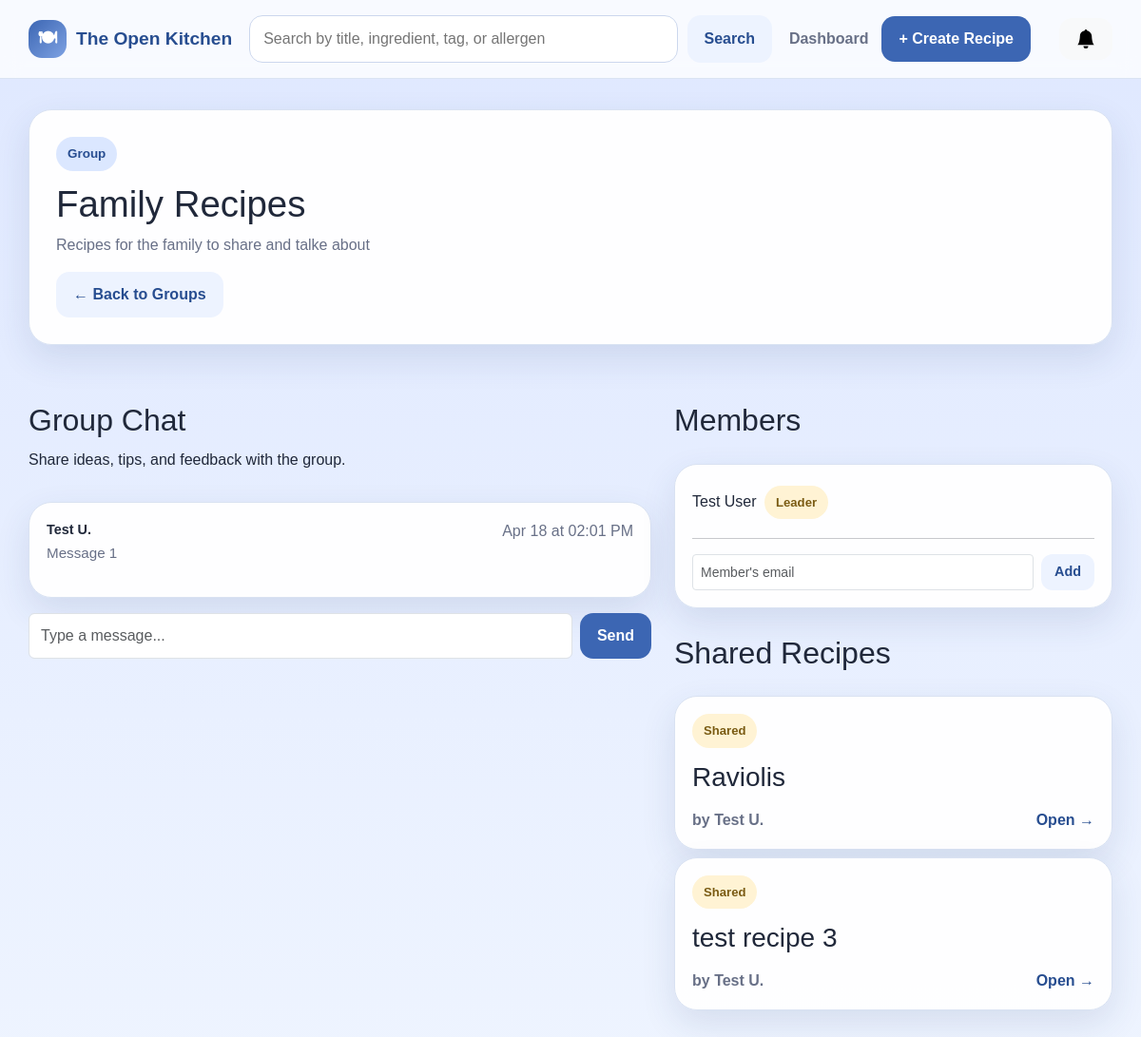
Screenshot of /groups/1 with the database file from the repository.
### app/models.py (models this page shows)
class Group(db.Model):
    __tablename__ = 'groups'
    id = db.Column(db.Integer, primary_key=True)
    leaderID = db.Column(db.Integer, db.ForeignKey('users.id'), nullable=False)
    name = db.Column(db.String(100), nullable=False)
    description = db.Column(db.Text)
    dateCreated = db.Column(db.DateTime, nullable=False)
    members = db.relationship('GroupMember', backref='group', lazy=True)
    messages = db.relationship('GroupMessage', backref='group', lazy=True)

class GroupMessage(db.Model):
    __tablename__ = 'group_messages'
    id = db.Column(db.Integer, primary_key=True)
    groupID = db.Column(db.Integer, db.ForeignKey('groups.id'), nullable=False)
    senderID = db.Column(db.Integer, db.ForeignKey('users.id'), nullable=False)
    content = db.Column(db.Text, nullable=False)
    dateSent = db.Column(db.DateTime, nullable=False)
    sender = db.relationship('User', foreign_keys=[senderID])

class User(db.Model):
    __tablename__ = 'users'
    id = db.Column(db.Integer, primary_key=True)
    firstName = db.Column(db.String(50), nullable=False)
    lastName = db.Column(db.String(50), nullable=False)
    email = db.Column(db.String(100), unique=True, nullable=False)
    password = db.Column(db.String(255), nullable=False)
    role = db.Column(db.String(20), nullable=False, default='contributor')
    isActive = db.Column(db.Boolean, default=True)
    dateCreated = db.Column(db.DateTime, nullable=False, default=datetime.now)
    recipes = db.relationship('Recipe', backref='author', lazy=True)

class GroupMember(db.Model):
    __tablename__ = 'group_members'
    id = db.Column(db.Integer, primary_key=True)
    groupID = db.Column(db.Integer, db.ForeignKey('groups.id'), nullable=False)
    userID = db.Column(db.Integer, db.ForeignKey('users.id'), nullable=False)
    dateJoined = db.Column(db.DateTime, nullable=False)
    user = db.relationship('User', backref='memberships', lazy=True)

class GroupRecipe(db.Model):
    __tablename__ = 'group_recipes'
    id = db.Column(db.Integer, primary_key=True)
    groupID = db.Column(db.Integer, db.ForeignKey('groups.id'), nullable=False)
    recipeID = db.Column(db.Integer, db.ForeignKey('recipes.id'), nullable=False)
    sharedByID = db.Column(db.Integer, db.ForeignKey('users.id'), nullable=False)
    dateSaved = db.Column(db.DateTime, nullable=False)
    recipe = db.relationship('Recipe', foreign_keys=[recipeID])
    sharedBy = db.relationship('User', foreign_keys=[sharedByID])

class Recipe(db.Model):
    __tablename__ = 'recipes'
    id = db.Column(db.Integer, primary_key=True)
    authorID = db.Column(db.Integer, db.ForeignKey('users.id'), nullable=False)
    title = db.Column(db.String(150), nullable=False)
    description = db.Column(db.Text, nullable=True)
    instructions = db.Column(db.Text, nullable=False)
    forkedFrom = db.Column(db.Integer, db.ForeignKey('recipes.id'), nullable=True)
    baseServings = db.Column(db.Integer, nullable=False)
    prepTime = db.Column(db.Integer, nullable=True)
    cookTime = db.Column(db.Integer, nullable=True)
    dateCreated = db.Column(db.DateTime, nullable=False, default=datetime.now)
    ingredients = db.relationship('Ingredient', backref='recipe', lazy=True, cascade='all, delete-orphan')
    categories = db.relationship('RecipeCategory', backref='recipe', lazy=True, cascade='all, delete-orphan')
    dietary_tags = db.relationship('RecipeDietaryTag', backref='recipe', lazy=True, cascade='all, delete-orphan')
    allergens = db.relationship('RecipeAllergen', backref='recipe', lazy=True, cascade='all, delete-orphan')

### app/routes.py (the view)
@app.route('/groups/<int:group_id>')
def view_group(group_id):
    group = Group.query.get_or_404(group_id)
    messages = GroupMessage.query.filter_by(groupID=group_id).order_by(GroupMessage.dateSent).all()
    shared_recipes = GroupRecipe.query.filter_by(groupID=group_id).all()
    members = GroupMember.query.filter_by(groupID=group_id).all()
    notifications = _get_notifications()
    has_unread = any(not n.isRead for n in notifications)
    return render_template('groups/view.html', group=group, messages=messages,
                           shared_recipes=shared_recipes, members=members,
                           notifications=notifications, has_unread=has_unread)

### app/routes.py (called while the page is built)
def _get_notifications():
    return Notification.query.filter_by(userID=DEMO_USER_ID).order_by(Notification.dateCreated.desc()).all()

### app/templates/groups/view.html (shortened to what this page needs)
{% extends "base.html" %}
{% block content %}
<section class="hero-card">
    <div>
        <span class="eyebrow">Group</span>
        <h1>{{ group.name }}</h1>
        <p class="hero-copy">{{ group.description or 'No description provided.' }}</p>
        <div class="hero-actions">
            <a href="{{ url_for('my_groups') }}" class="btn btn-secondary">← Back to Groups</a>
        </div>
    </div>
</section>
<div class="row g-4 mt-2">
    <div class="col-md-7">
        <section class="section-head">
            <div>
                <h2>Group Chat</h2>
                <p>Share ideas, tips, and feedback with the group.</p>
            </div>
        </section>
        <article class="recipe-card mb-3" style="max-height: 400px; overflow-y: auto;" id="chatBox">
            {% if messages %}
                {% for msg in messages %}
                <div class="mb-3">
                    <div class="d-flex justify-content-between">
                        <span class="fw-semibold" style="font-size: .9rem;">
                            {{ msg.sender.firstName }} {{ msg.sender.lastName[0] }}.
                        </span>
                        <span class="muted-small">{{ msg.dateSent.strftime('%b %d at %I:%M %p') }}</span>
                    </div>
                    <p class="mb-0" style="font-size: .95rem;">{{ msg.content }}</p>
                </div>
                {% endfor %}
            {% else %}
                <p class="text-muted">No messages yet. Start the conversation!</p>
            {% endif %}
        </article>
        <form method="POST" action="{{ url_for('send_message', group_id=group.id) }}">
            <div class="d-flex gap-2">
                <input type="text" name="content" class="form-control" placeholder="Type a message..." required>
                <button type="submit" class="btn btn-primary">Send</button>
            </div>
        </form>
    </div>
    <div class="col-md-5">
        <section class="section-head">
            <div>
                <h2>Members</h2>
            </div>
        </section>
        <article class="recipe-card mb-4">
            {% for m in members %}
            <div class="d-flex align-items-center justify-content-between py-1">
                <span>{{ m.user.firstName }} {{ m.user.lastName }}
                    {% if m.userID == group.leaderID %}
                    <span class="mini-pill ms-1">Leader</span>
                    {% endif %}
                </span>
            </div>
            {% endfor %}
            {% if group.leaderID == 1 %}
            <hr>
            <form method="POST" action="{{ url_for('add_member', group_id=group.id) }}" class="d-flex gap-2 mt-2">
                <input type="email" name="email" class="form-control form-control-sm" placeholder="Member's email">
                <button type="submit" class="btn btn-secondary btn-sm">Add</button>
            </form>
            {% endif %}
        </article>
        <section class="section-head">
            <div>
                <h2>Shared Recipes</h2>
            </div>
        </section>
        {% if shared_recipes %}
        <div>
            {% for gr in shared_recipes %}
            <div class="recipe-card-wrap mb-2">
                <a href="{{ url_for('view_recipe', recipe_id=gr.recipe.id) }}" class="recipe-card-link">
                    <article class="recipe-card">
                        <div class="recipe-card-top">
                            <span class="mini-pill">Shared</span>
                        </div>
                        <h3>{{ gr.recipe.title }}</h3>
                        <div class="recipe-card-footer">
                            <span class="muted-small">by {{ gr.sharedBy.firstName }} {{ gr.sharedBy.lastName[0] }}.</span>
                            <span>Open →</span>
                        </div>
                    </article>
                </a>
            </div>
            {% endfor %}
        </div>
        {% else %}
        <article class="recipe-card">
            <p class="text-muted mb-0">No recipes shared yet.</p>
        </article>
        {% endif %}
    </div>
</div>
{% endblock %}

### app/static/style.css (style rules this page uses)
:root { --bg-top: #dfe8ff; --bg-bottom: #eef4ff; --surface: rgba(255, 255, 255, 0.96); --surface-strong: #ffffff; --primary: #3c66b3; --primary-dark: #274d90; --accent: #f4c15d; --text: #20283a; --muted: #687087; --line: #d9e2f2; --shadow: 0 14px 36px rgba(40, 62, 113, 0.12); --radius-lg: 24px; --radius-md: 18px; --radius-sm: 12px; }
* { box-sizing: border-box; }
html, body { margin: 0; padding: 0; }
body { font-family: Arial, Helvetica, sans-serif; color: var(--text); background: linear-gradient(180deg, var(--bg-top) 0%, var(--bg-bottom) 100%); }
a { color: inherit; text-decoration: none; }
.searchbar input, input, select, textarea { width: 100%; padding: 12px 14px; border: 1px solid #ccd7ed; border-radius: 14px; font: inherit; background: white; }
.btn { display: inline-flex; align-items: center; justify-content: center; gap: 8px; border: 0; border-radius: 14px; padding: 12px 18px; font-weight: 700; cursor: pointer; }
.btn-primary { background: var(--primary); color: white; }
.btn-secondary { background: #edf3ff; color: var(--primary-dark); }
.hero-card, .recipe-card, .form-card, .panel-card, .empty-state, .alert, .stat-card { background: var(--surface); border: 1px solid var(--line); border-radius: var(--radius-lg); box-shadow: var(--shadow); }
.hero-card { display: grid; grid-template-columns: 1.2fr .8fr; gap: 24px; padding: 28px; }
.eyebrow { display: inline-block; padding: 8px 12px; border-radius: 999px; background: #dbe7ff; color: var(--primary-dark); font-size: .84rem; font-weight: 700; margin-bottom: 14px; }
h1, h2, h3 { margin: 0 0 10px; }
.hero-card h1 { font-size: 2.4rem; line-height: 1.1; }
.hero-copy, .lead, .helper, .muted-small { color: var(--muted); }
.hero-actions, .pill-row, .form-actions { display: flex; gap: 12px; flex-wrap: wrap; }
.section-head { display: flex; align-items: end; justify-content: space-between; gap: 16px; margin: 28px 0 16px; }
.recipe-card-link { display: block; }
.recipe-card { padding: 18px; transition: transform .16s ease, box-shadow .16s ease; }
.recipe-card-top, .content-grid { display: flex; justify-content: space-between; gap: 12px; }
.recipe-card h3 { margin-top: 14px; }
.recipe-card p { margin: 0 0 14px; color: var(--muted); }
.recipe-card-footer { margin-top: 16px; font-weight: 700; color: var(--primary-dark); }
.pill, .mini-pill { display: inline-flex; align-items: center; gap: 6px; border-radius: 999px; padding: 8px 12px; font-size: .82rem; font-weight: 700; }
.mini-pill { background: #fff3d4; color: #7a5b13; }
.btn-sm { padding: 8px 14px; font-size: .9rem; border-radius: 12px; }
.recipe-card-footer { margin-top: 16px; font-weight: 700; color: var(--primary-dark); display: flex; justify-content: space-between; align-items: center; gap: 8px; }
.recipe-card-wrap { position: relative; }

### rows the page displays
Group: name "Family Recipes", description "Recipes for the family to share and talke about"
GroupMessage: sender.firstName "Test", sender "U", dateSent "Apr 18 at 02:01 PM", content "Message 1"
GroupMember: user.firstName "Test", user.lastName "User", shows "Leader"
GroupRecipe: recipe "Raviolis", sharedBy.firstName "Test", sharedBy "U"
GroupRecipe: recipe "test recipe 3", sharedBy.firstName "Test", sharedBy "U"
